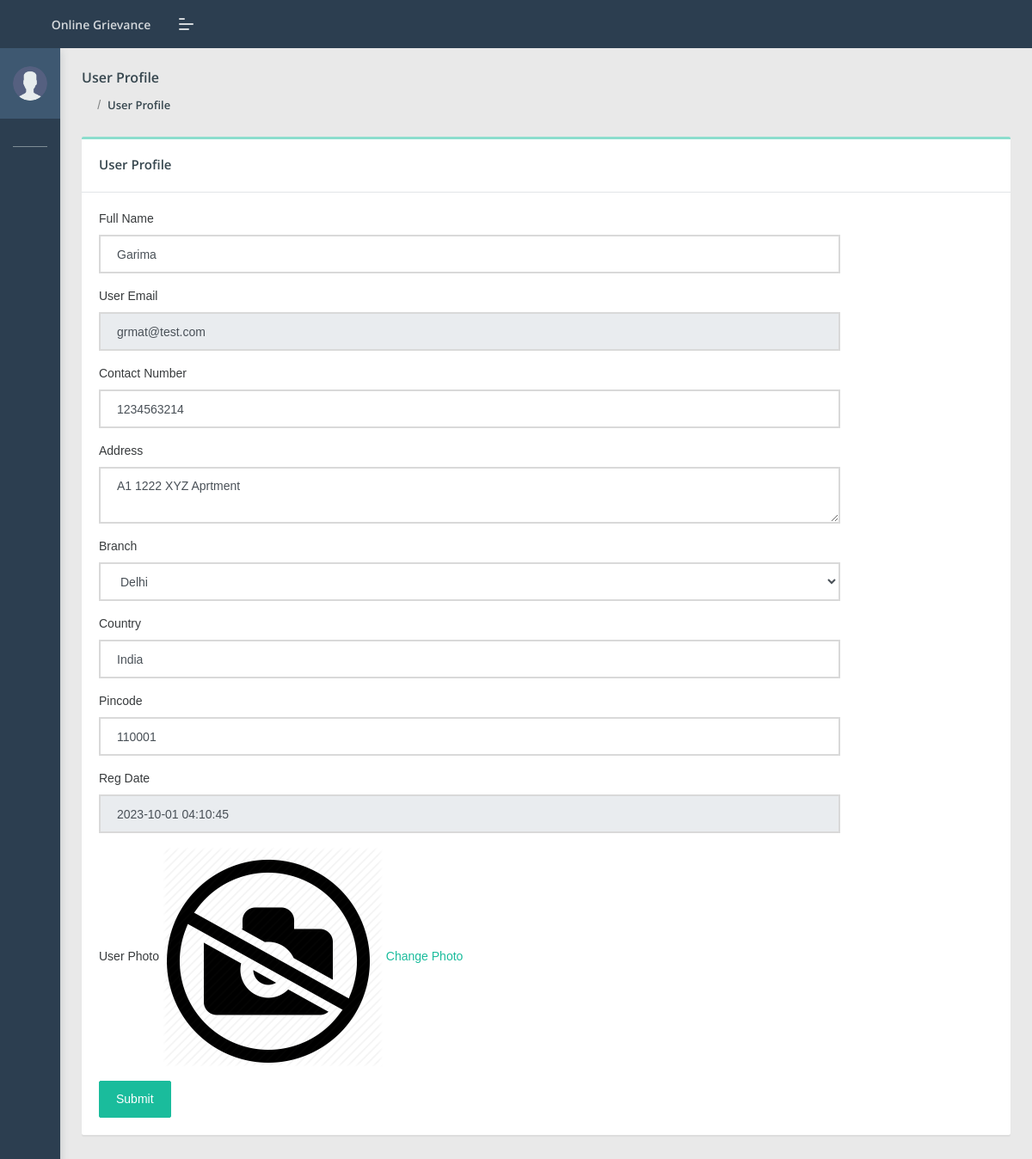
The page /cms/user/profile.php (signed in) on the database its author committed.
### tables this page shows
CREATE TABLE `users` (
  `id` int(11) NOT NULL,
  `fullName` varchar(255) DEFAULT NULL,
  `userEmail` varchar(255) DEFAULT NULL,
  `password` varchar(255) DEFAULT NULL,
  `contactNo` bigint(11) DEFAULT NULL,
  `address` tinytext DEFAULT NULL,
  `State` varchar(255) DEFAULT NULL,
  `country` varchar(255) DEFAULT NULL,
  `pincode` int(6) DEFAULT NULL,
  `userImage` varchar(255) DEFAULT NULL,
  `regDate` timestamp NOT NULL DEFAULT current_timestamp(),
  `updationDate` timestamp NULL DEFAULT NULL,
  `status` int(1) DEFAULT NULL
);

### cms/user/profile.php (the view, shortened to what this page needs)
<?php
include('include/config.php');
if(strlen($_SESSION['id'])==0)
	{
header('location:index.php');
}
else{
	?>
<!DOCTYPE html>
<html lang="en">
<head>
    <link rel="stylesheet" href="../admin/assets/css/style.css">
</head>
<body class="">
	<?php include('include/sidebar.php');?>
	<?php include('include/header.php');?>
<section class="pcoded-main-container">
    <div class="pcoded-content">
        <div class="page-header">
            <div class="page-block">
                <div class="row align-items-center">
                    <div class="col-md-12">
                        <div class="page-header-title">
                            <h5 class="m-b-10">User Profile</h5>
                        </div>
                        <ul class="breadcrumb">
                            <li class="breadcrumb-item"><a href="dashboard.php"><i class="feather icon-home"></i></a></li>
                            <li class="breadcrumb-item"><a href="profile.php">User Profile</a></li>
                        </ul>
                    </div>
                </div>
            </div>
        </div>
        <div class="row">
            <div class="col-sm-12">
                <div class="card">
                    <div class="card-header">
                        <h5>User Profile</h5>
                    </div>
                    <div class="card-body">
                        <div class="row">
                            <div class="col-md-10">
                            	<?php
$id=intval($_SESSION["id"]);
$query=mysqli_query($con,"select * from users where id='$id'");
while($row=mysqli_fetch_array($query))
{
?>
                                <form method="post">
                                    <div class="form-group">
                                        <label for="exampleInputEmail1">Full Name</label>
                                        <input type="text" name="fullname" required="required" value="<?php echo htmlentities($row['fullName']);?>" class="form-control" >
                                    </div>
                                      <div class="form-group">
                                        <label for="exampleInputEmail1">User Email</label>
                                        <input type="email" name="useremail" required="required" value="<?php echo htmlentities($row['userEmail']);?>" class="form-control" readonly>
                                    </div>
                                       <div class="form-group">
                                        <label for="exampleInputEmail1">Contact Number</label>
                                        <input type="text" name="contactno" required="required" value="<?php echo htmlentities($row['contactNo']);?>" class="form-control">
                                    </div>
                                       <div class="form-group">
                                        <label for="exampleInputEmail1">Address</label>
                                        <textarea  name="address" required="required" class="form-control"><?php echo htmlentities($row['address']);?></textarea>
                                    </div>
                                    <div class="form-group">
                                        <label for="exampleInputPassword1">Branch</label>
                                        <select name="state" required="required" class="form-control">
<option value="<?php echo htmlentities($row['State']);?>"><?php echo htmlentities($st=$row['State']);?></option>
</select>
                                    </div>
                                     <div class="form-group">
                                        <label for="exampleInputPassword1">Country</label>
                                        <input type="text" name="country" required="required" value="<?php echo htmlentities($row['country']);?>" class="form-control">
                                    </div>
                                     <div class="form-group">
                                        <label for="exampleInputPassword1">Pincode</label>
                                       <input type="text" name="pincode" maxlength="6" required="required" value="<?php echo htmlentities($row['pincode']);?>" class="form-control">
                                    </div>
                                     <div class="form-group">
                                        <label for="exampleInputPassword1">Reg Date</label>
                                        <input type="text" name="regdate" required="required" value="<?php echo htmlentities($row['regDate']);?>" class="form-control" readonly>
                                    </div>
                                    <div class="form-group">
                                        <label for="exampleInputPassword1">User Photo</label>
                                       <?php $userphoto=$row['userImage'];
if($userphoto==""):
?>
<img src="userimages/noimage.png" width="256" height="256" >
<a href="update-image.php">Change Photo</a>
<?php else:?>
    <img src="userimages/<?php echo htmlentities($userphoto);?>" width="256" height="256">
    <a href="update-image.php">Change Photo</a>
<?php endif;?>
                                    </div><?php } ?>
                                    <button type="submit" class="btn  btn-primary" name="submit">Submit</button>
                                </form>
                            </div>
                        </div>
                    </div>
                </div>
            </div>
        </div>
    </div>
</section>
</body>
</html>
<?php } ?>

### cms/user/include/sidebar.php (shortened to what this page needs)
	<nav class="pcoded-navbar  ">
		<div class="navbar-wrapper  ">
			<div class="navbar-content scroll-div " >
				<div class="">
					<div class="main-menu-header">
						<?php
$id=intval($_SESSION["id"]);
$query=mysqli_query($con,"select * from users where id='$id'");
while($row=mysqli_fetch_array($query))
{
?>
						<img class="img-radius" src="../admin/assets/images/user/user.png" alt="User-Profile-Image">
						<div class="user-details">
						</div><?php } ?>
					</div>
				</div>
				<ul class="nav pcoded-inner-navbar ">
					<li class="nav-item pcoded-menu-caption">
					</li>
					<li class="nav-item">
					    <a href="dashboard.php" class="nav-link "><span class="pcoded-micon"><i class="feather icon-home"></i></span><span class="pcoded-mtext">Dashboard</span></a>
					</li>
					<li class="nav-item">
					    <a href="register-complaint.php" class="nav-link "><span class="pcoded-micon"><i class="feather icon-file-text"></i></span><span class="pcoded-mtext">Lodge Complaint</span></a>
					</li>
					<li class="nav-item">
					    <a href="complaint-history.php" class="nav-link "><span class="pcoded-micon"><i class="feather icon-align-justify"></i></span><span class="pcoded-mtext">Complaint History</span></a>
					</li>
				</ul>
			</div>
		</div>
	</nav>

### rows shown on the page
users: fullname "Garima", useremail "grmat@test.com", contactno "1234563214", address "A1 1222 XYZ Aprtment", state "Delhi", country "India", pincode "110001", regdate "2023-10-01 04:10:45"
